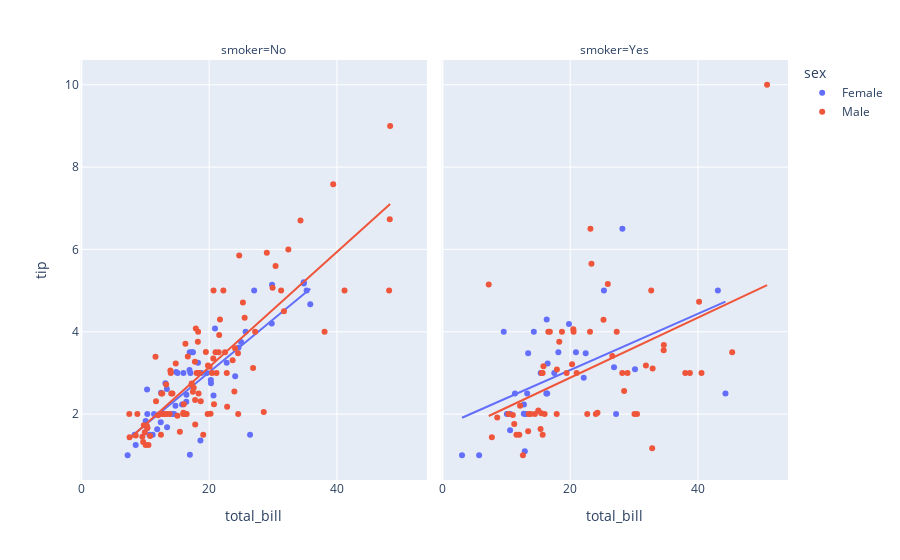

Source (notebook cell):
### Code cell
fig = px.scatter(df , x ='total_bill' , y ='tip' , facet_col='smoker' ,color = 'sex' , trendline='ols')
fig.show()
